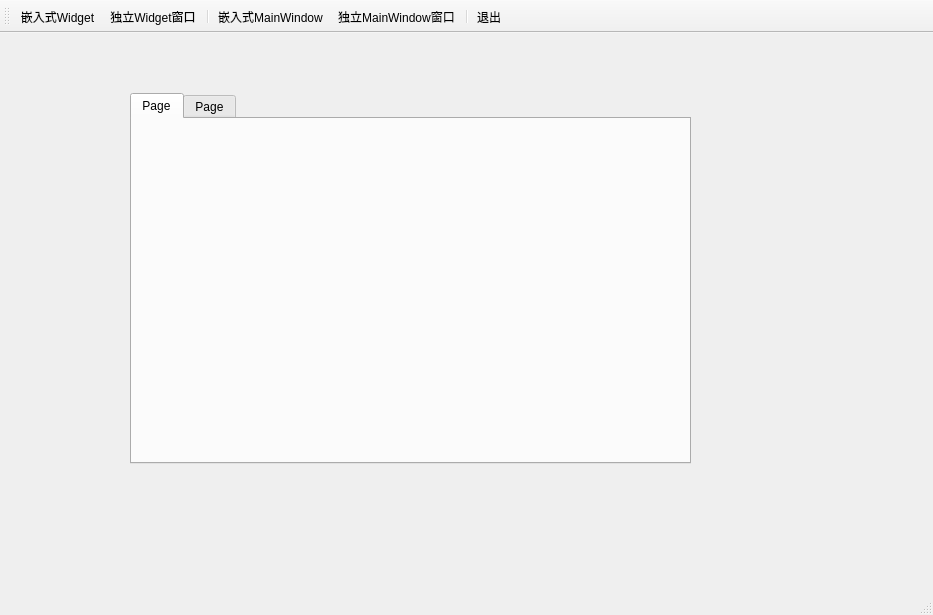
<?xml version="1.0" encoding="UTF-8"?>
<ui version="4.0">
 <class>MainWindow</class>
 <widget class="QMainWindow" name="MainWindow">
  <property name="geometry">
   <rect>
    <x>0</x>
    <y>0</y>
    <width>933</width>
    <height>615</height>
   </rect>
  </property>
  <property name="windowTitle">
   <string>MainWindow</string>
  </property>
  <property name="toolButtonStyle">
   <enum>Qt::ToolButtonStyle::ToolButtonTextUnderIcon</enum>
  </property>
  <widget class="QWidget" name="centralwidget">
   <widget class="QTabWidget" name="tabWidget">
    <property name="geometry">
     <rect>
      <x>130</x>
      <y>60</y>
      <width>561</width>
      <height>371</height>
     </rect>
    </property>
    <property name="currentIndex">
     <number>0</number>
    </property>
    <widget class="QWidget" name="tab">
     <attribute name="title">
      <string>Page</string>
     </attribute>
    </widget>
    <widget class="QWidget" name="tab_2">
     <attribute name="title">
      <string>Page</string>
     </attribute>
    </widget>
   </widget>
  </widget>
  <widget class="QStatusBar" name="statusbar"/>
  <widget class="QToolBar" name="mainToolBar">
   <property name="windowTitle">
    <string>toolBar</string>
   </property>
   <attribute name="toolBarArea">
    <enum>TopToolBarArea</enum>
   </attribute>
   <attribute name="toolBarBreak">
    <bool>false</bool>
   </attribute>
   <addaction name="actWidgetInsite"/>
   <addaction name="actWidget"/>
   <addaction name="separator"/>
   <addaction name="actWindowInsite"/>
   <addaction name="actWindow"/>
   <addaction name="separator"/>
   <addaction name="actQuit"/>
  </widget>
  <action name="actQuit">
   <property name="icon">
    <iconset resource="res.qrc">
     <normaloff>:/icons/images/images/132.bmp</normaloff>:/icons/images/images/132.bmp</iconset>
   </property>
   <property name="text">
    <string>退出</string>
   </property>
   <property name="toolTip">
    <string>退出本窗口</string>
   </property>
   <property name="menuRole">
    <enum>QAction::MenuRole::NoRole</enum>
   </property>
  </action>
  <action name="actWidgetInsite">
   <property name="icon">
    <iconset resource="res.qrc">
     <normaloff>:/icons/images/images/100.bmp</normaloff>:/icons/images/images/100.bmp</iconset>
   </property>
   <property name="text">
    <string>嵌入式Widget</string>
   </property>
   <property name="toolTip">
    <string>嵌入式Widget</string>
   </property>
   <property name="menuRole">
    <enum>QAction::MenuRole::NoRole</enum>
   </property>
  </action>
  <action name="actWidget">
   <property name="icon">
    <iconset resource="res.qrc">
     <normaloff>:/icons/images/images/804.bmp</normaloff>:/icons/images/images/804.bmp</iconset>
   </property>
   <property name="text">
    <string>独立Widget窗口</string>
   </property>
   <property name="toolTip">
    <string>独立Widget窗口</string>
   </property>
   <property name="menuRole">
    <enum>QAction::MenuRole::NoRole</enum>
   </property>
  </action>
  <action name="actWindowInsite">
   <property name="icon">
    <iconset resource="res.qrc">
     <normaloff>:/icons/images/images/2.ico</normaloff>:/icons/images/images/2.ico</iconset>
   </property>
   <property name="text">
    <string>嵌入式MainWindow</string>
   </property>
   <property name="toolTip">
    <string>嵌入式MainWindow</string>
   </property>
   <property name="menuRole">
    <enum>QAction::MenuRole::NoRole</enum>
   </property>
  </action>
  <action name="actWindow">
   <property name="icon">
    <iconset resource="res.qrc">
     <normaloff>:/icons/images/images/3.ico</normaloff>:/icons/images/images/3.ico</iconset>
   </property>
   <property name="text">
    <string>独立MainWindow窗口</string>
   </property>
   <property name="toolTip">
    <string>独立MainWindow窗口</string>
   </property>
   <property name="menuRole">
    <enum>QAction::MenuRole::NoRole</enum>
   </property>
  </action>
 </widget>
 <resources>
  <include location="res.qrc"/>
 </resources>
 <connections>
  <connection>
   <sender>actQuit</sender>
   <signal>triggered()</signal>
   <receiver>MainWindow</receiver>
   <slot>close()</slot>
   <hints>
    <hint type="sourcelabel">
     <x>-1</x>
     <y>-1</y>
    </hint>
    <hint type="destinationlabel">
     <x>466</x>
     <y>307</y>
    </hint>
   </hints>
  </connection>
 </connections>
</ui>
